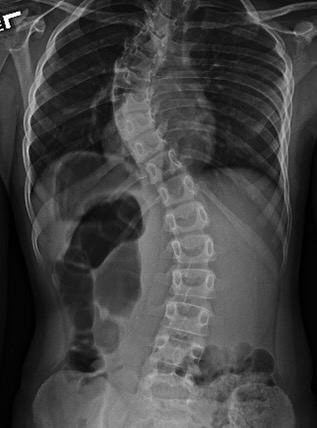
#> input picture term-project/input/Image-1.jpeg, 317 x 428 px
$ python test.py
#> lines starting #> are read from the running program, lines starting #| are printed output that depends on the picture; after the words box and inside, x2 and y2 are one past the last pixel; in counts of white or black regions, pixels touching at a corner belong together
import cv2
import numpy as np
import os

def process_xray_image(input_path, output_folder):
    # อ่านภาพ
#> called with input_path = 'input/Image-1.jpeg', output_folder = 'input'
    image = cv2.imread(input_path, cv2.IMREAD_GRAYSCALE)
#> image is the input picture: shape (428, 317); min 0, max 255, mean 66.5

    # ปรับแต่งภาพด้วยการเพิ่ม contrast และลด noise
    blurred = cv2.GaussianBlur(image, (5, 5), 0)
    edges = cv2.Canny(blurred, 50, 150)
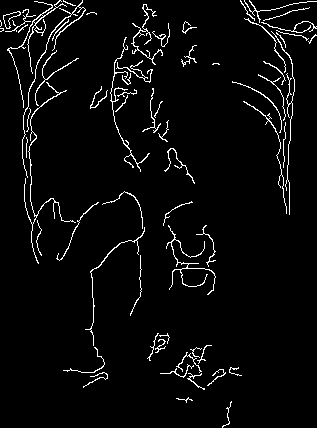
#> edges: shape (428, 317); 4% white in thin lines or dots

    # หาคอนทัวร์
    contours, _ = cv2.findContours(edges, cv2.RETR_EXTERNAL, cv2.CHAIN_APPROX_SIMPLE)
#> contours = 66 contours, 49 with area under 20; largest, box (x1, y1, x2, y2) and area: (3, 11, 21, 29) 112, (7, 0, 67, 108) 94, (22, 0, 86, 178) 72, (131, 4, 163, 65) 63, (24, 82, 76, 264) 60

    # เลือกคอนทัวร์ที่มีลักษณะเหมือนกระดูกสันหลัง
    spine_contours = [cnt for cnt in contours if cv2.contourArea(cnt) > 500]  # กรองตามพื้นที่
#> spine_contours = []

    # สร้างหน้ากากสำหรับส่วนกระดูกสันหลัง
    mask = np.zeros_like(image)
    cv2.drawContours(mask, spine_contours, -1, (255), thickness=cv2.FILLED)
#> mask: shape (428, 317); every value is 0

    # ตัดส่วนกระดูกออกมา
    spine_only = cv2.bitwise_and(image, image, mask=mask)

    # แยกกระดูกเป็นข้อ
    for i, cnt in enumerate(spine_contours):
        x, y, w, h = cv2.boundingRect(cnt)
        vertebra = spine_only[y:y+h, x:x+w]
        vertebra = cv2.resize(vertebra, (128, 128))  # ปรับขนาดให้เหมาะสม

        # ตั้งชื่อไฟล์ตามลำดับ
        output_path = os.path.join(output_folder, f'vertebra_{i+1}.jpg')
        cv2.imwrite(output_path, vertebra)
#> this loop made 0 passes

# เรียกใช้งานฟังก์ชัน
input_image_path = 'input/Image-1.jpeg'
output_directory = 'input'

process_xray_image(input_image_path, output_directory)

$ run again, with term-project/input/Image-2.jpeg copied over term-project/input/Image-1.jpeg
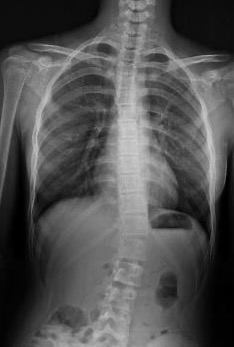
#> input picture term-project/input/Image-2.jpeg, 234 x 347 px
#> in process_xray_image, image is the input picture: shape (347, 234); min 0, max 206, mean 81.3
#> in process_xray_image, `edges = cv2.Canny(blurred, 50, 150)`:
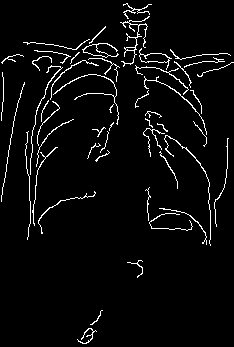
#> edges: shape (347, 234); 4.2% white in thin lines or dots
#> contours = 50 contours, 38 with area under 20; largest, box (x1, y1, x2, y2) and area: (139, 48, 172, 70) 219, (82, 43, 119, 58) 161, (120, 16, 150, 67) 68, (164, 135, 211, 246) 34, (144, 76, 207, 135) 30
#> spine_contours = []
#> mask: shape (347, 234); every value is 0

$ run again, with term-project/input/Image-3.jpeg copied over term-project/input/Image-1.jpeg
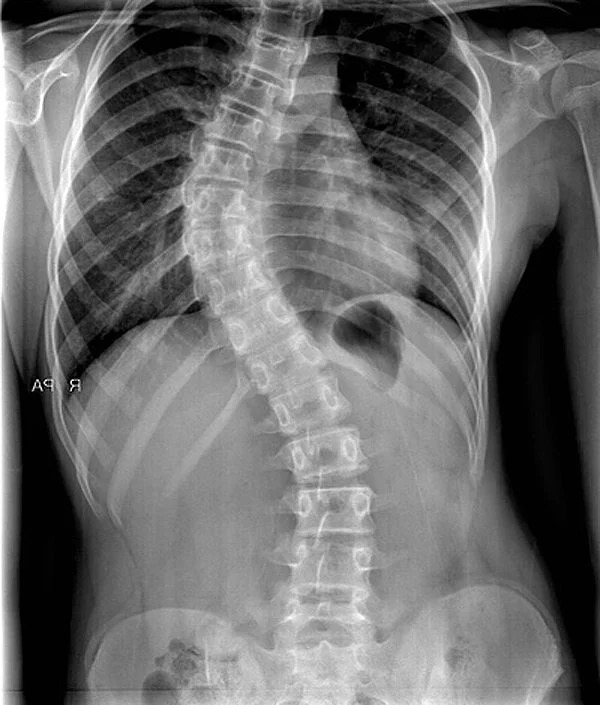
#> input picture term-project/input/Image-3.jpeg, 600 x 705 px
#> in process_xray_image, image is the input picture: shape (705, 600); min 0, max 255, mean 108.3
#> in process_xray_image, `edges = cv2.Canny(blurred, 50, 150)`:
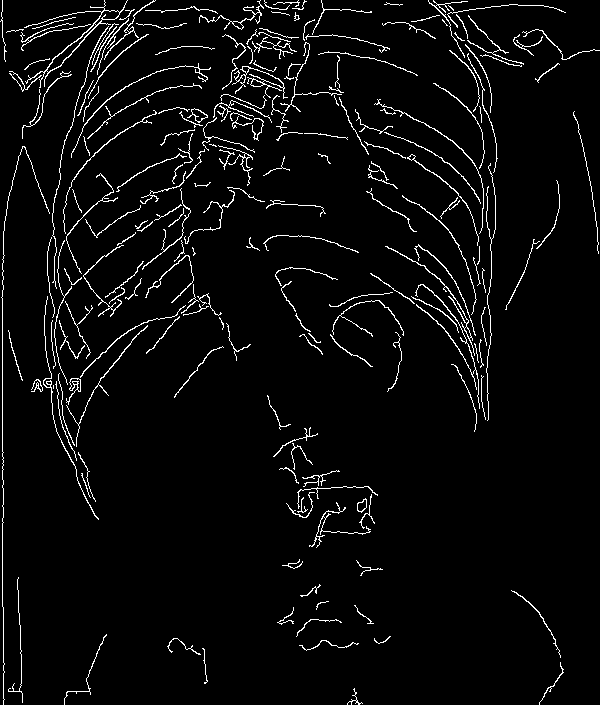
#> edges: shape (705, 600); 4.1% white in thin lines or dots
#> contours = 202 contours, 138 with area under 20; largest, box (x1, y1, x2, y2) and area: (24, 0, 128, 88) 626, (232, 66, 288, 99) 147, (187, 108, 208, 123) 121, (385, 246, 475, 356) 109, (66, 378, 81, 405) 105
#> spine_contours = 1 contour; box (x1, y1, x2, y2) and area: (24, 0, 128, 88) 626
#> mask: shape (705, 600); 0.21% white; 1 white region, box (x1, y1, x2, y2) and area: (24, 0, 128, 88) 886
#> the loop in process_xray_image, `for i, cnt in enumerate(spine_contours):` made 1 pass
#> (x, y, w, h) on pass 1: (24, 0, 104, 88)
#> pass 1, in process_xray_image, `vertebra = cv2.resize(vertebra, (128, 128))`:
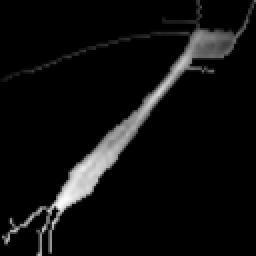
#> vertebra: shape (128, 128) (shown 2 times larger); min 0, max 253, mean 14

$ run again, with term-project/input/Image-4.jpeg copied over term-project/input/Image-1.jpeg
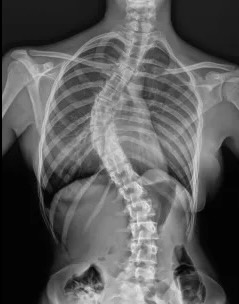
#> input picture term-project/input/Image-4.jpeg, 239 x 304 px
#> in process_xray_image, image is the input picture: shape (304, 239); min 0, max 240, mean 90.2
#> in process_xray_image, `edges = cv2.Canny(blurred, 50, 150)`:
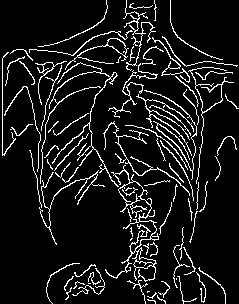
#> edges: shape (304, 239); 9.6% white in thin lines or dots
#> contours = 82 contours, 61 with area under 20; largest, box (x1, y1, x2, y2) and area: (105, 165, 159, 282) 391, (65, 38, 129, 70) 212, (40, 62, 119, 187) 174, (35, 61, 67, 105) 105, (103, 121, 190, 196) 82
#> spine_contours = []
#> mask: shape (304, 239); every value is 0
